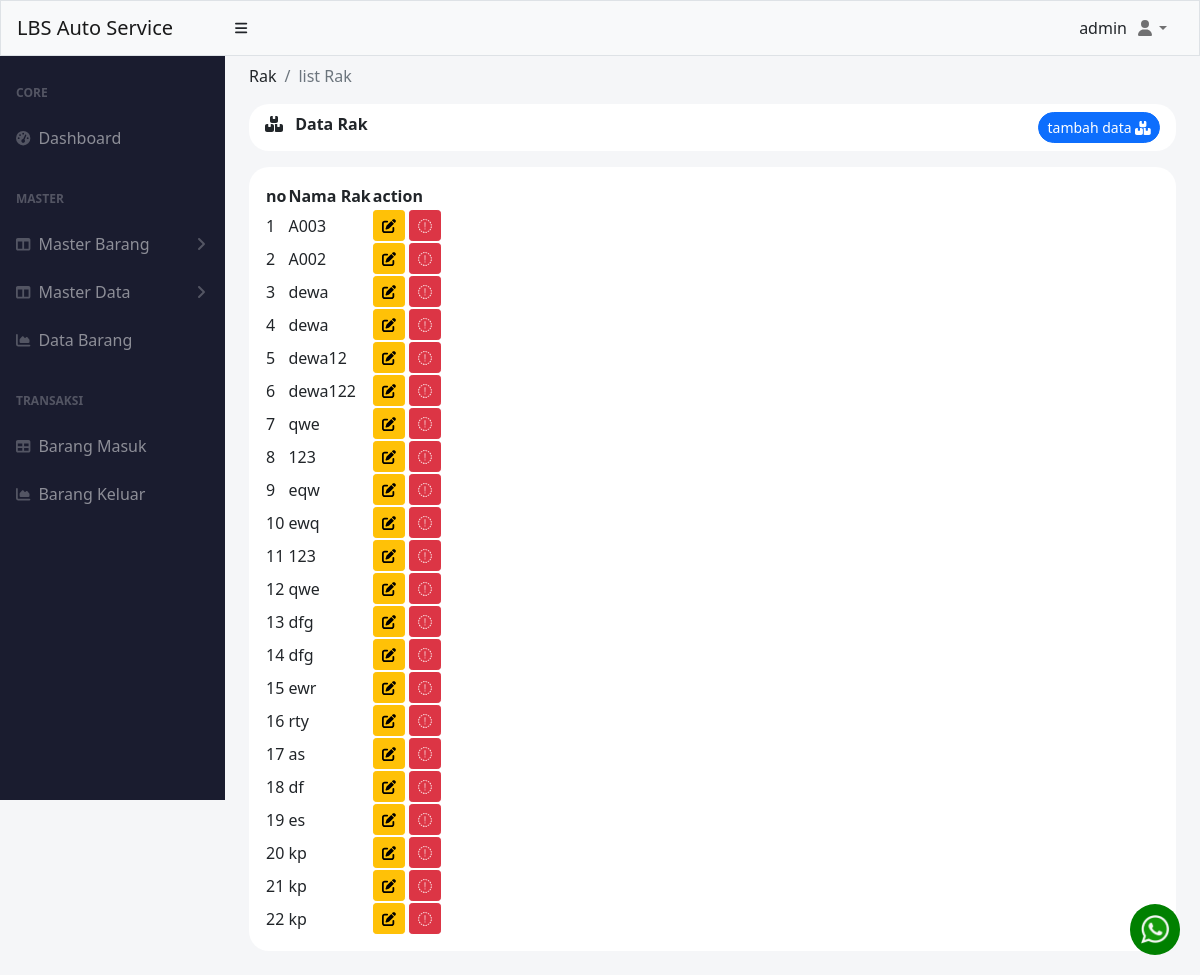
/index.php?menu=rak (signed in), run on the app's committed database.
### tables this page shows
CREATE TABLE `rak` (
  `id` int(11) NOT NULL,
  `nama` varchar(50) NOT NULL
);

### pages/master_barang/rak/index.php (the view, shortened to what this page needs)
<?php
include './koneksi.php';
$query = mysqli_query($conn, "SELECT * FROM rak");
?>
<div class="container-fluid px-4 ">
    <ol class="breadcrumb pt-2">
        <li class="breadcrumb-item ">Rak</li>
        <li class="breadcrumb-item active">list Rak</li>
    </ol>
    <div class="mb-4">
        <div class="card-header clearfix mb-3" style="border-radius: 20px ;background-color: white; border:0px;">
            <i class="fa-solid fa-boxes-stacked"></i>
            <span class="ms-2 fw-bolder"> Data Rak</span>
            <?php if($varSession['hak_akses'] =='admin'): ?>
            <button type="button" class="btn btn-sm btn-primary float-end rounded-pill" data-bs-toggle="modal" data-bs-target="#exampleModal">
                tambah data <i class="fa-solid fa-boxes-stacked"></i>
            </button>
            <?php endif; ?>
        </div>
        <div class="p-3  bg-white " style="border-radius: 20px; ">
            <table id="datatablesSimple" style="border-color: white;">
                <thead class="">
                    <tr>
                        <th>no</th>
                        <th>Nama Rak</th>
                        <?php if($varSession['hak_akses'] =='admin'): ?>
                        <th>action</th>
                        <?php endif; ?>
                    </tr>
                </thead>
                <tbody>
                    <?php
                    $i = 1;
                    while ($data = mysqli_fetch_assoc($query)) :
                    ?>
                        <tr>
                            <td><?= $i++ ?></td>
                            <td><?= $data['nama'] ?></td>
                            <?php if($varSession['hak_akses'] =='admin'): ?>
                            <td class="text-center">
                                <a href="index.php?rak=update&id=<?= $data['id']; ?>" class="btn btn-sm btn-warning">
                                    <i class="fa-solid fa-pen-to-square"></i>
                                </a>
                                <a href="index.php?rak=delete&id=<?= $data['id']; ?>" onclick="confirmDelete(event)" class="btn btn-sm btn-danger" id="delete-alert">
                                    <i class="fa-sharp fa-solid fa-trash"></i>
                                </a>
                            </td>
                            <?php endif; ?>
                        </tr>
                    <?php
                    endwhile;
                    ?>
                </tbody>
            </table>
        </div>
    </div>
</div>

### data on the page
rak: nama "A003"
rak: nama "A002"
rak: nama "dewa"
rak: nama "dewa"
rak: nama "dewa12"
rak: nama "dewa122"
rak: nama "qwe"
rak: nama "123"
rak: nama "eqw"
rak: nama "ewq"
rak: nama "123"
rak: nama "qwe"
rak: nama "dfg"
rak: nama "dfg"
rak: nama "ewr"
rak: nama "rty"
rak: nama "as"
rak: nama "df"
rak: nama "es"
rak: nama "kp"
rak: nama "kp"
rak: nama "kp"

### other printed values
$varSession['username'] "admin"
